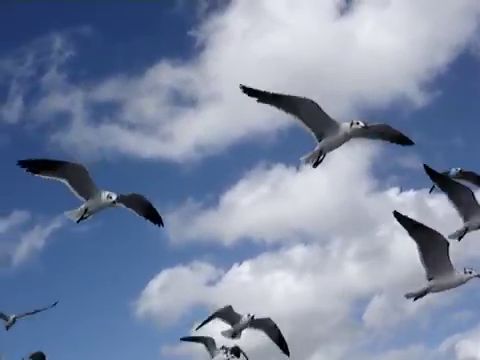
#> input picture frame 32 of Bird.mp4, 480 x 360 px, given in place of flybird4.mp4, which was not available
$ python test.py
#> lines starting #> are read from the running program, lines starting #| are printed output that depends on the picture; after the words box and inside, x2 and y2 are one past the last pixel; in counts of white or black regions, pixels touching at a corner belong together; pictures that were not available may be replaced by others from this repository, and a replacement may not be noted
import cv2
import time

# 동영상 파일 경로 설정
video_path = 'flybird4.mp4'
cap = cv2.VideoCapture(video_path)

# 배경에서 객체를 분리하기 위해 배경 모델을 사용
fgbg = cv2.createBackgroundSubtractorMOG2()

last_time = time.time()

while True:
    ret, frame = cap.read()
#> frame is the input picture: shape (360, 480, 3); mean B, G, R 164.7, 137, 122.8

    if not ret:
        break

    # 배경에서 객체를 분리하기 위해 배경 모델을 사용
    fgmask = fgbg.apply(frame)
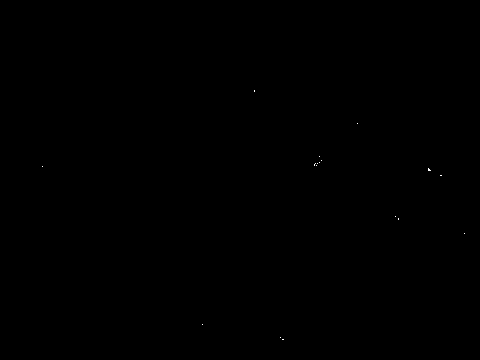
#> fgmask: shape (360, 480); values 127 (black) and 255 (white), 0.02% white in thin lines or dots, all inside (x1, y1, x2, y2) = (42, 90, 465, 340)

    # 이진화를 통해 객체를 감지
    thresh = cv2.threshold(fgmask, 100, 255, cv2.THRESH_BINARY)[1]
#> thresh: shape (360, 480); every value is 255

    # 객체의 윤곽선을 검출
    contours, _ = cv2.findContours(thresh, cv2.RETR_EXTERNAL, cv2.CHAIN_APPROX_SIMPLE)
#> contours = [[[0, 0], [0, 359], [479, 359], [479, 0]]]

    center_x_sum = 0
    center_y_sum = 0
    num_objects = 0

    for contour in contours:
        if cv2.contourArea(contour) < 100:  # 작은 객체 제외
            continue

        #윤곽선을 둘러싼 최소 사각형
        x, y, w, h = cv2.boundingRect(contour)
        cv2.rectangle(frame, (x, y), (x + w, y + h), (255, 0, 0), 2)  # 파란색 윤곽선 그리기

        # 객체의 중심 좌표 계산
        center_x = x + w // 2
        center_y = y + h // 2

        center_x_sum += center_x
        center_y_sum += center_y
        num_objects += 1
#> this loop made 1 pass
#> (contour, x, y, w, h, center_x, center_y, center_x_sum) on pass 1: ([[0, 0], [0, 359], [479, 359], [479, 0]], 0, 0, 480, 360, 240, 180, 240)
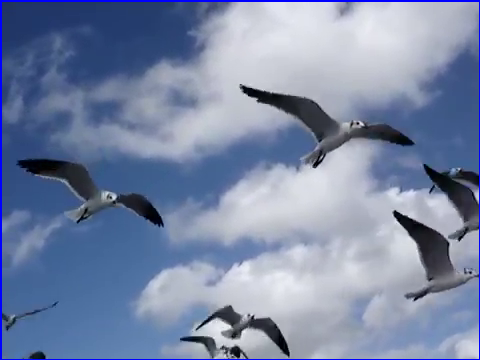
#> frame: shape (360, 480, 3); 1.45% of pixels changed, all inside (x1, y1, x2, y2) = (0, 0, 480, 360)
#> after the loop, center_x_sum = 240; center_y_sum = 180; num_objects = 1

    if num_objects > 0:
        average_center_x = center_x_sum // num_objects
#> average_center_x = 240
        average_center_y = center_y_sum // num_objects
#> average_center_y = 180
        print(f"Average Object: ({average_center_x}, {average_center_y})")
#| Average Object: (240, 180)

    cv2.imshow("Object Detection", frame)

    if cv2.waitKey(1) & 0xFF == ord('q'):  # 30ms마다 프레임 업데이트
#> (key q is pressed here)
        break

cap.release()
cv2.destroyAllWindows()

$ run again, starting later in the video
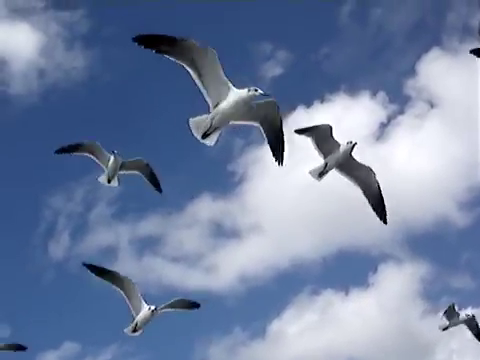
#> input picture frame 144 of Bird.mp4, 480 x 360 px, given in place of flybird4.mp4, which was not available
#> frame is the input picture: shape (360, 480, 3); mean B, G, R 162.8, 130.1, 113.1
#> fgmask: shape (360, 480); values 127 (black) and 255 (white), 0.08% white; 26 white regions (25 under 20 px), largest, box (x1, y1, x2, y2) and area: (144, 38, 159, 45) 64
#> thresh: shape (360, 480); every value is 255
#> contours = [[[0, 0], [0, 359], [479, 359], [479, 0]]]
#> the loop `for contour in contours:` made 1 pass
#> (contour, x, y, w, h, center_x, center_y, center_x_sum) on pass 1: ([[0, 0], [0, 359], [479, 359], [479, 0]], 0, 0, 480, 360, 240, 180, 240)
#> after the loop `for contour in contours:`:
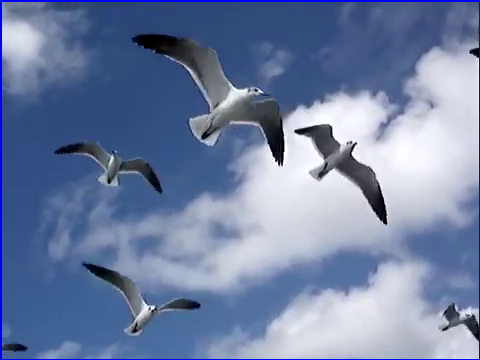
#> frame: shape (360, 480, 3); 1.45% of pixels changed, all inside (x1, y1, x2, y2) = (0, 0, 480, 360)
#> after the loop `for contour in contours:`: center_x_sum = 240; center_y_sum = 180; num_objects = 1
#> average_center_x = 240
#> average_center_y = 180
#| Average Object: (240, 180)

$ run again, starting later in the video
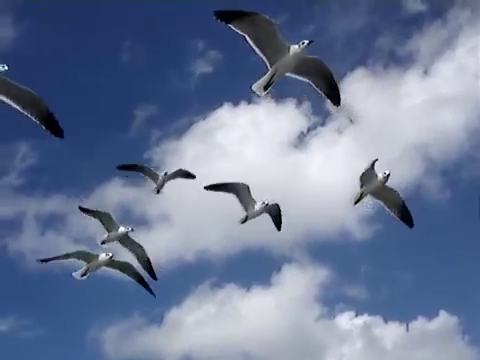
#> input picture frame 256 of Bird.mp4, 480 x 360 px, given in place of flybird4.mp4, which was not available
#> frame is the input picture: shape (360, 480, 3); mean B, G, R 151.6, 121.3, 106.6
#> fgmask: shape (360, 480); values 127 (black) and 255 (white), 0.02% white in thin lines or dots, all inside (x1, y1, x2, y2) = (48, 84, 389, 270)
#> thresh: shape (360, 480); every value is 255
#> contours = [[[0, 0], [0, 359], [479, 359], [479, 0]]]
#> the loop `for contour in contours:` made 1 pass
#> (contour, x, y, w, h, center_x, center_y, center_x_sum) on pass 1: ([[0, 0], [0, 359], [479, 359], [479, 0]], 0, 0, 480, 360, 240, 180, 240)
#> after the loop `for contour in contours:`:
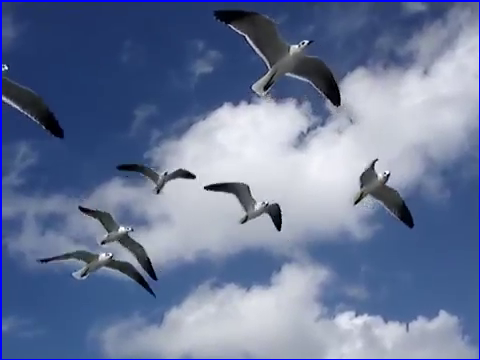
#> frame: shape (360, 480, 3); 1.45% of pixels changed, all inside (x1, y1, x2, y2) = (0, 0, 480, 360)
#> after the loop `for contour in contours:`: center_x_sum = 240; center_y_sum = 180; num_objects = 1
#> average_center_x = 240
#> average_center_y = 180
#| Average Object: (240, 180)
